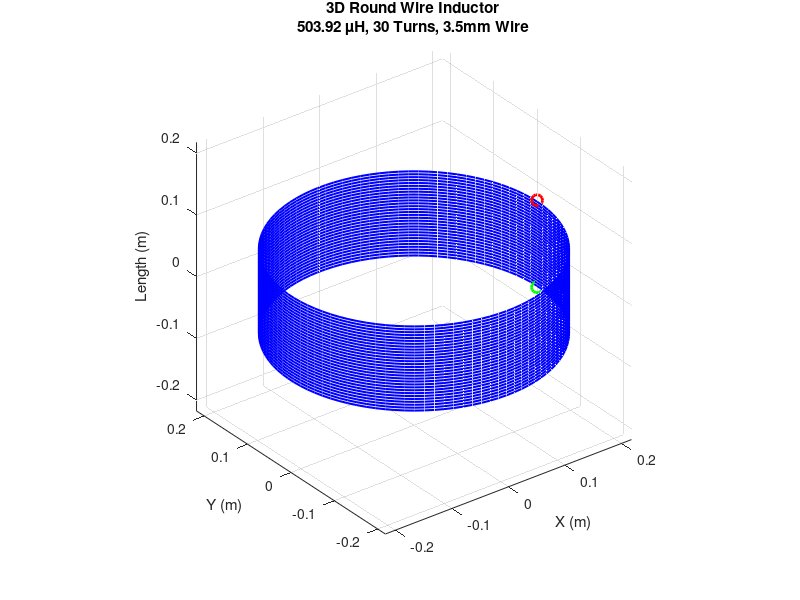

Recreate this plot in MATLAB.
%% Air-Core Inductor Design with Round Wire and Resistance Calculation
clear; close all; clc;

%% Design Specifications
L_required = 500e-6; % Required inductance (500 µH)
V_peak = 1200;       % Peak voltage (V)
I_peak = 350;        % Peak current (A)
f_fund = 500;        % Fundamental frequency (Hz)

%% Material Properties
mu0 = 4*pi*1e-7;    % Permeability of free space (H/m)
rho_Cu = 1.68e-8;   % Copper resistivity (Ω·m) at 20°C
J_max = 5e6;        % Current density (A/m²)
V_turn_max = 100;   % Maximum voltage per turn (V)
d_min = 1.2e-3;     % Minimum turn-to-turn spacing (m) for 1200V

%% Step 1: Determine Round Wire Size
A_Cu = I_peak / J_max;
wire_diameter = sqrt(4*A_Cu/pi);
fprintf('Minimum Copper Area: %.2f mm²\n', A_Cu*1e6);
fprintf('Equivalent Round Wire Diameter: %.2f mm\n', wire_diameter*1e3);

% Select standard AWG size (copper, solid)
AWG = [4, 2, 1, 1/0 4/0]; % Considering high current requirements
AWG_diam = [5.189, 6.544, 7.348, 8.252 12]*1e-3; % in meters

% AWG = [4/0]; % Considering high current requirements
% AWG_diam = [16]*1e-3; % in meters


AWG = [4]; % Considering high current requirements
AWG_diam = [3.5]*1e-3; % in meters

% AWG = [4, 2]; % Considering high current requirements
% AWG_diam = [5.189, 6.544]*1e-3; % in meters

AWG_area = pi*(AWG_diam/2).^2;

[~, idx] = min(abs(AWG_area - A_Cu));
selected_AWG = AWG(idx);
selected_diam = AWG_diam(idx);
selected_area = AWG_area(idx);
fprintf('Selected AWG: %s (%.2f mm diameter, %.2f mm² area)\n', ...
        num2str(selected_AWG), selected_diam*1e3, selected_area*1e6);

%% Step 2: Air-Core Inductor Design
% Wheeler's formula: L (µH) = (d² * n²) / (18d + 40l)
% where d is coil diameter (inches), n is turns, l is length (inches)

% Minimum turns based on voltage
n_min_voltage = ceil(V_peak / V_turn_max);

% Iterative design
target_L = L_required;
outer_diameter = 0.15; % Initial guess (m)
turn_spacing = max(d_min, V_peak/(n_min_voltage*1e6)); % Spacing based on voltage

best_error = inf;
for iter = 1:50
    % Try different turn counts
    for n_turns = max(5, n_min_voltage-5):n_min_voltage+20
        % Calculate length based on wire diameter and spacing
        length = n_turns * (selected_diam + turn_spacing);
        
        % Convert to inches for Wheeler's
        d_in = outer_diameter * 39.37;
        l_in = length * 39.37;
        
        % Calculate inductance
        L_calc = (d_in^2 * n_turns^2) / (18*d_in + 40*l_in) * 1e-6;
        
        % Track best design
        error = abs(L_calc - target_L)/target_L;
        if error < best_error
            best_error = error;
            best_design = struct('n_turns', n_turns, ...
                                'outer_diameter', outer_diameter, ...
                                'length', length, ...
                                'L_calc', L_calc, ...
                                'turn_spacing', turn_spacing);
        end
    end
    
    % Adjust diameter
    if best_design.L_calc < target_L
        outer_diameter = outer_diameter * 1.05;
    else
        outer_diameter = outer_diameter * 0.95;
    end
    
    if best_error < 0.01 % 1% tolerance
        break;
    end
end

%% Resistance Calculations
% 1. DC Resistance
mean_turn_length = pi * (best_design.outer_diameter - selected_diam);
total_wire_length = best_design.n_turns * mean_turn_length;
R_dc = rho_Cu * total_wire_length / selected_area;

% 2. AC Resistance (considering skin and proximity effects)
skin_depth = sqrt(rho_Cu/(pi*mu0*f_fund));
fprintf('\nSkin depth at %.1f kHz: %.2f mm\n', f_fund/1e3, skin_depth*1e3);

% Skin effect factor
if selected_diam > (2*skin_depth)
    xi = selected_diam/(2*skin_depth);
    F_skin = xi/2 * (besseli(0,xi)/besseli(1,xi) + 3/(4*xi^2));
else
    F_skin = 1; % Negligible skin effect
end

% Proximity effect factor (approximation)
wire_spacing = best_design.turn_spacing + selected_diam;
G_prox = 1 + (selected_diam/wire_spacing)^2 * (best_design.n_turns^2 - 1)/6;

R_ac = R_dc * F_skin * G_prox;

%% Display Results
fprintf('\n=== Final Design Parameters ===\n');
fprintf('Required Inductance: %.2f µH\n', L_required*1e6);
fprintf('Achieved Inductance: %.2f µH (%.1f%% error)\n', best_design.L_calc*1e6, best_error*100);
fprintf('Number of Turns: %d\n', best_design.n_turns);
fprintf('Outer Diameter: %.2f mm\n', best_design.outer_diameter*1e3);
fprintf('Coil Length: %.2f mm\n', best_design.length*1e3);
fprintf('Wire Diameter: %.2f mm (AWG %s)\n', selected_diam*1e3, num2str(selected_AWG));
fprintf('Turn-to-Turn Spacing: %.2f mm\n', best_design.turn_spacing*1e3);
fprintf('Voltage per Turn: %.2f V\n', V_peak/best_design.n_turns);

fprintf('\n=== Resistance Values ===\n');
fprintf('DC Resistance: %.4f mΩ\n', R_dc*1e3);
fprintf('AC Resistance at %.1f kHz: %.4f mΩ\n', f_fund/1e3, R_ac*1e3);
fprintf('   (Skin effect factor: %.3f)\n', F_skin);
fprintf('   (Proximity factor: %.3f)\n', G_prox);
fprintf('Total Wire Length: %.2f m\n', total_wire_length);

%% 3D Visualization
figure;
hold on;
theta = linspace(0, 2*pi, 100);
radius = best_design.outer_diameter/2 - selected_diam/2;

% Draw turns
for i = 1:best_design.n_turns
    z = -best_design.length/2 + (i-0.5)*(selected_diam + best_design.turn_spacing);
    plot3(radius*cos(theta), radius*sin(theta), z*ones(size(theta)), 'b', 'LineWidth',1.5);
end

% Add markers at start and end
plot3(radius*cos(0), radius*sin(0), -best_design.length/2, 'go', 'MarkerSize', 8, 'LineWidth',2);
plot3(radius*cos(0), radius*sin(0), best_design.length/2, 'ro', 'MarkerSize', 8, 'LineWidth',2);

view(3); axis equal; grid on;
title(sprintf('3D Round Wire Inductor\n%.2f µH, %d Turns, %.1fmm Wire', ...
    best_design.L_calc*1e6, best_design.n_turns, selected_diam*1e3));
xlabel('X (m)'); ylabel('Y (m)'); zlabel('Length (m)');
% legend('Turns', 'Start', 'End', 'Location','best');
